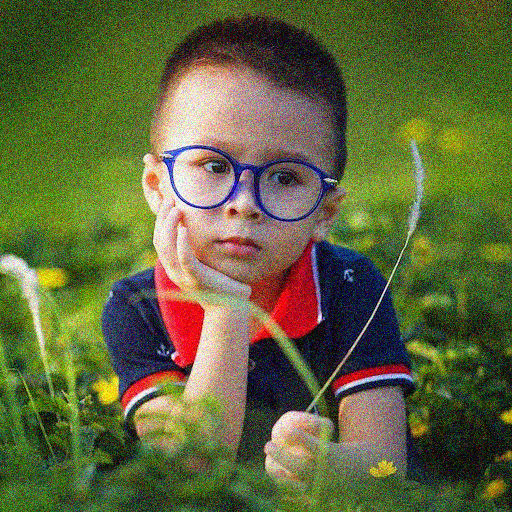
#> input picture 3.Convolution_NN/8.1_Image Enhancement and Filtering/data/images/gaussian-noise.png, 512 x 512 px
$ jupyter execute 10_image-smoothing-box-blur.ipynb   (shell and % lines are left out)
#> lines starting #> are read from the running program, lines starting #| are printed output that depends on the picture
# <font style="color:rgb(50,120,229)">Blurring</font>

## <font style="color:rgb(50,120,229)"> Overview</font>

In this module, we will cover the following topics.

1. **Box Blur**
1. **Gaussian Blur**
2. **Median Blur**
3. **Bilateral Filtering**
4. **Bilateral vs Median: Comparison under different noise conditions**

# <font style="color:rgb(50,120,229)">Box Blur</font>
A very common use case for convolution is blurring or smoothing or Low pass filtering. It reduces the noise in the image. The noise in an image can be due to **external factors** like poor lighting or environment or **internal factors** like a few pixels in the sensor may have gone bad. We can use image blurring/smoothing techniques to get rid of different types of noise.

In the previous example, we saw how to create a smoothing filter by convolving the image with a 5x5 kernel. The 3x3 version of that kernel looks like this

$$
\frac{1}{9}
\begin{bmatrix}
1 & 1 & 1\\
1 & 1 & 1\\
1 & 1 & 1
\end{bmatrix}
$$

As shown in the previous example, we can create this kernel and apply it to this image using **filter2D**. However, because blurring is such a common operation, OpenCV provides a direct function called [**`blur`**](https://docs.opencv.org/4.1.0/d4/d86/group__imgproc__filter.html#ga8c45db9afe636703801b0b2e440fce37) for blurring an image. Internally, blur uses [**`filter2D`**](https://docs.opencv.org/4.1.0/d4/d86/group__imgproc__filter.html#ga27c049795ce870216ddfb366086b5a04).

## <font style="color:rgb(50,120,229)">Box Blur in OpenCV</font>

The simplest usage of the blur function is given below

### <font style="color:rgb(8,133,37)">Function Syntax</font>

```python
dst	=	cv2.blur(	src, ksize[, dst[, anchor[, borderType]]]	)
```
**Parameters**
- **`src`**	input image; it can have any number of channels, which are processed independently, but the depth should be CV_8U, CV_16U, CV_16S, CV_32F or CV_64F.
- **`dst`**	output image of the same size and type as src.
- **`ksize`**	blurring kernel size.
- **`anchor`**	anchor point; default value Point(-1,-1) means that the anchor is at the kernel center.
- **`borderType`**	border mode used to extrapolate pixels outside of the image.

[cell 1]
import cv2
import numpy as np
from dataPath import DATA_PATH
import matplotlib.pyplot as plt

filename = DATA_PATH+"images/gaussian-noise.png"

# Load an image
img = cv2.imread(filename)
#> img is the input picture: shape (512, 512, 3); mean B, G, R 59.1, 102, 95.6

Apply box filtering with two kernels of sizes 3 and 7 with the 'blur' function. The first parameter passed is the input image and second parameter is the kernel size.

[cell 2]
# Apply box filter - kernel size 3
dst1=cv2.blur(img,(3,3),(-1,-1))
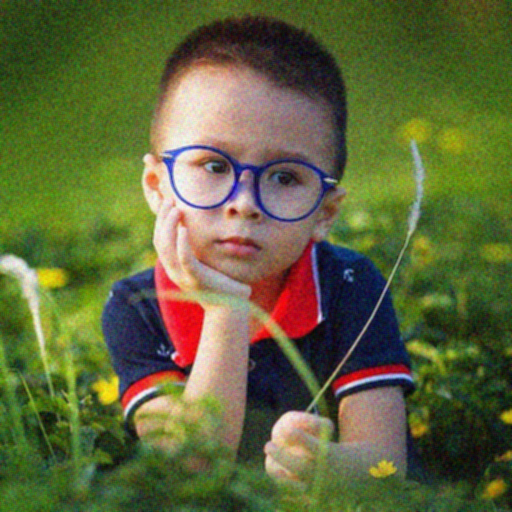
#> dst1: shape (512, 512, 3); mean B, G, R 59.1, 102, 95.6

# Apply box filter - kernel size 7
dst2=cv2.blur(img,(7,7),(-1,-1))
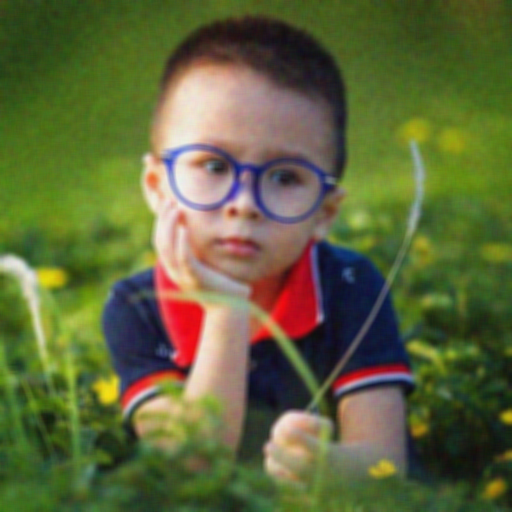
#> dst2: shape (512, 512, 3); mean B, G, R 59.1, 102, 95.6

**<font style="color:rgb(255,0,0)">Note:</font>** We did not have to explicitly specify the kernel because the blur function assumes the kernel is a normalized box kernel.

[cell 3]
plt.figure(figsize=[20,10])
plt.subplot(131);plt.imshow(img[...,::-1]);plt.title("Original Image")
plt.subplot(132);plt.imshow(dst1[...,::-1]);plt.title("Box Blur Result 1 : KernelSize = 3")
plt.subplot(133);plt.imshow(dst2[...,::-1]);plt.title("Box Blur Result 2 : KernelSize = 7")
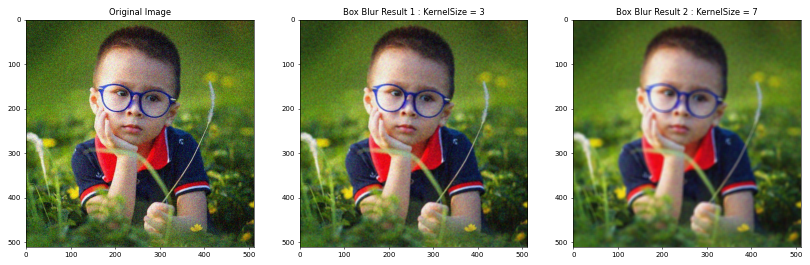
#> figure drawn by matplotlib, 3 panels
